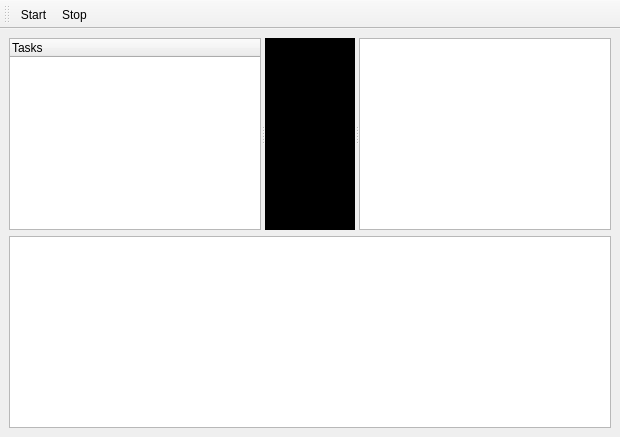
<?xml version="1.0" encoding="UTF-8"?>
<ui version="4.0">
<class>MainWindow</class>

<widget class="QMainWindow" name="MainWindow">

 <property name="windowTitle">
  <string>AutoScript</string>
 </property>

 <widget class="QWidget" name="centralwidget">

  <layout class="QVBoxLayout">

   <!-- 中央区域 -->

   <item>

    <widget class="QSplitter" name="mainSplitter">

     <property name="orientation">
      <enum>Qt::Horizontal</enum>
     </property>

     <!-- 左侧任务树 -->

     <widget class="QTreeWidget" name="taskTree">
      <property name="minimumWidth">
       <number>200</number>
      </property>
      <column>
       <property name="text">
        <string>Tasks</string>
       </property>
      </column>
     </widget>

     <!-- 中间模拟器画面 -->

     <widget class="QLabel" name="emulatorView">
      <property name="minimumWidth">
       <number>500</number>
      </property>
      <property name="styleSheet">
       <string>background:black;</string>
      </property>
      <property name="alignment">
       <set>Qt::AlignCenter</set>
      </property>
      <property name="text">
       <string>Emulator Screen</string>
      </property>
     </widget>

     <!-- 右侧任务状态 -->

     <widget class="QTableWidget" name="taskStatus">
      <property name="minimumWidth">
       <number>200</number>
      </property>
     </widget>

    </widget>

   </item>

   <!-- 底部日志 -->

   <item>

    <widget class="QTextEdit" name="logEdit">
     <property name="minimumHeight">
      <number>150</number>
     </property>
     <property name="readOnly">
      <bool>true</bool>
     </property>
    </widget>

   </item>

  </layout>

 </widget>

 <!-- Toolbar -->

 <widget class="QToolBar" name="toolBar">
  <property name="windowTitle">
   <string>ToolBar</string>
  </property>

  <addaction name="actionStart"/>
  <addaction name="actionStop"/>

 </widget>

 <addaction name="toolBar"/>

 <!-- Actions -->

 <action name="actionStart">
  <property name="text">
   <string>Start</string>
  </property>
 </action>

 <action name="actionStop">
  <property name="text">
   <string>Stop</string>
  </property>
 </action>

</widget>

<resources/>
<connections/>

</ui>
